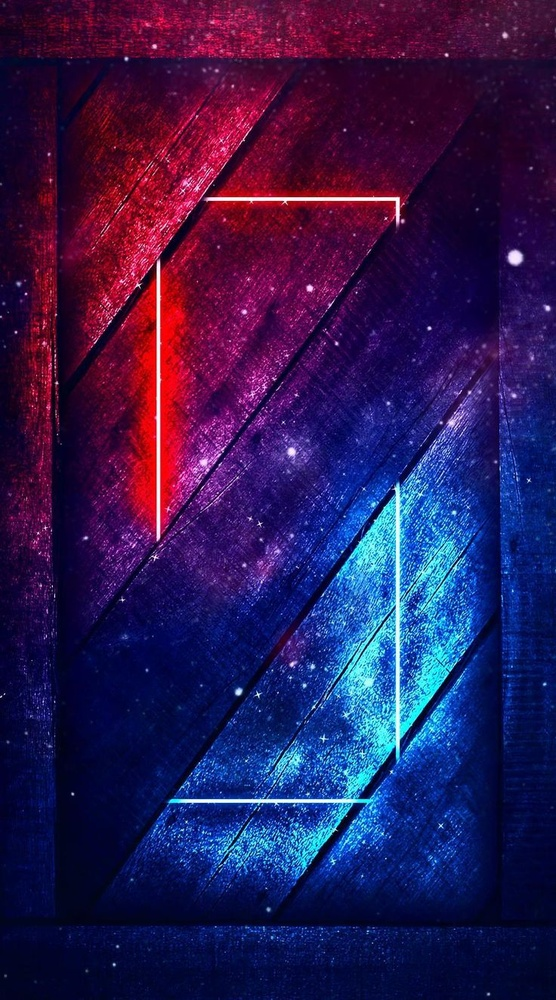
#> input picture TugasPCD(3)/RGB.jpeg, 556 x 1000 px, shrunk from 736 x 1324 before the run, found by its file name
$ python sesi3PCD.py
#> lines starting #> are read from the running program, lines starting #| are printed output that depends on the picture
import imageio as imageio
import numpy as np
import matplotlib.pyplot as plt

def rgb_to_grayscale(image):
    return np.dot(image[...,:3], [0.2989, 0.5870, 0.1140])

image_path = r'c:\Users\User\Downloads\RGB.jpeg'
image = imageio.imread(image_path)
#> image is the input picture: shape (1000, 556, 3); mean R, G, B 45.7, 25.2, 82.9

grayscale_image = rgb_to_grayscale(image)
#> in rgb_to_grayscale, `return np.dot(image[...,:3], [0.2989, 0.5870, 0.1140])`:
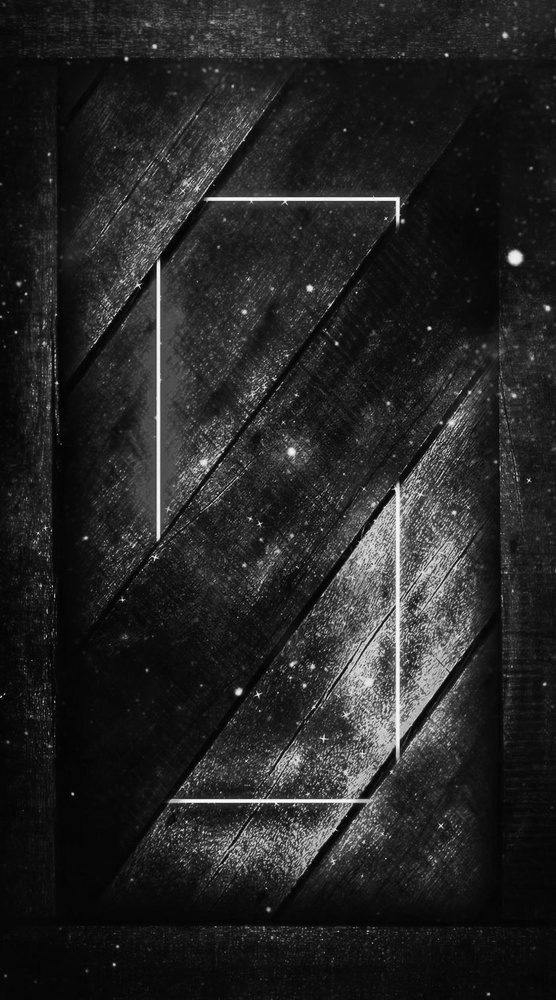
#> returned value: shape (1000, 556) float64; min 0.57, max 252.6, mean 37.9

imageio.imwrite('grayscale.jpg', grayscale_image.astype(np.uint8))

histogram, bins = np.histogram(grayscale_image, bins=256, range=(0, 256))
#> histogram = 256 values, max 18480 at index 9, min 0 at index 1, mean 2171.9; bins = 257 values from 0 to 256

plt.figure(figsize=(10, 6))
plt.title('Histogram Gambar Grayscale')
plt.xlabel('Intensitas Piksel')
plt.ylabel('Frekuensi')
plt.bar(range(256), histogram, color='gray', alpha=0.7)
plt.savefig('histogram.png')
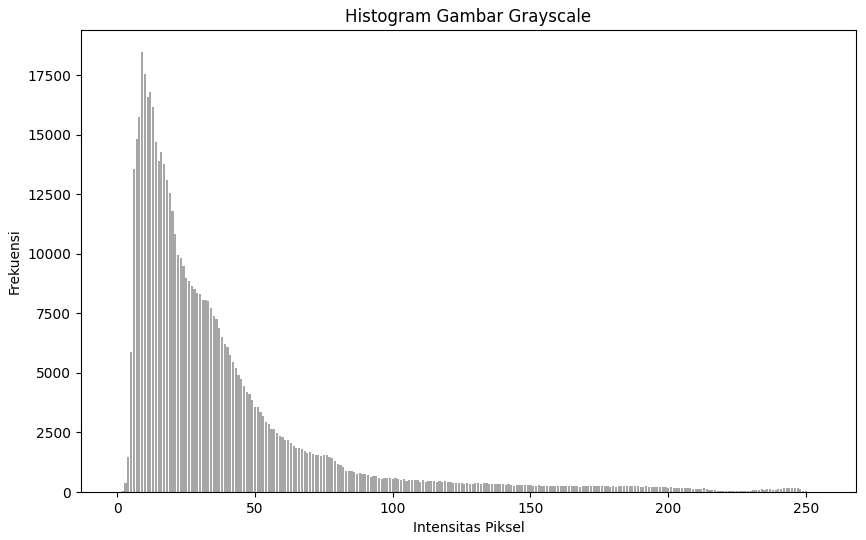
#> figure drawn by matplotlib, 1 panel; tallest bar 18480 high, from x = 8.6 to 9.4
plt.show()

print("Proses selesai. Cek file grayscale.jpg dan histogram.png")
